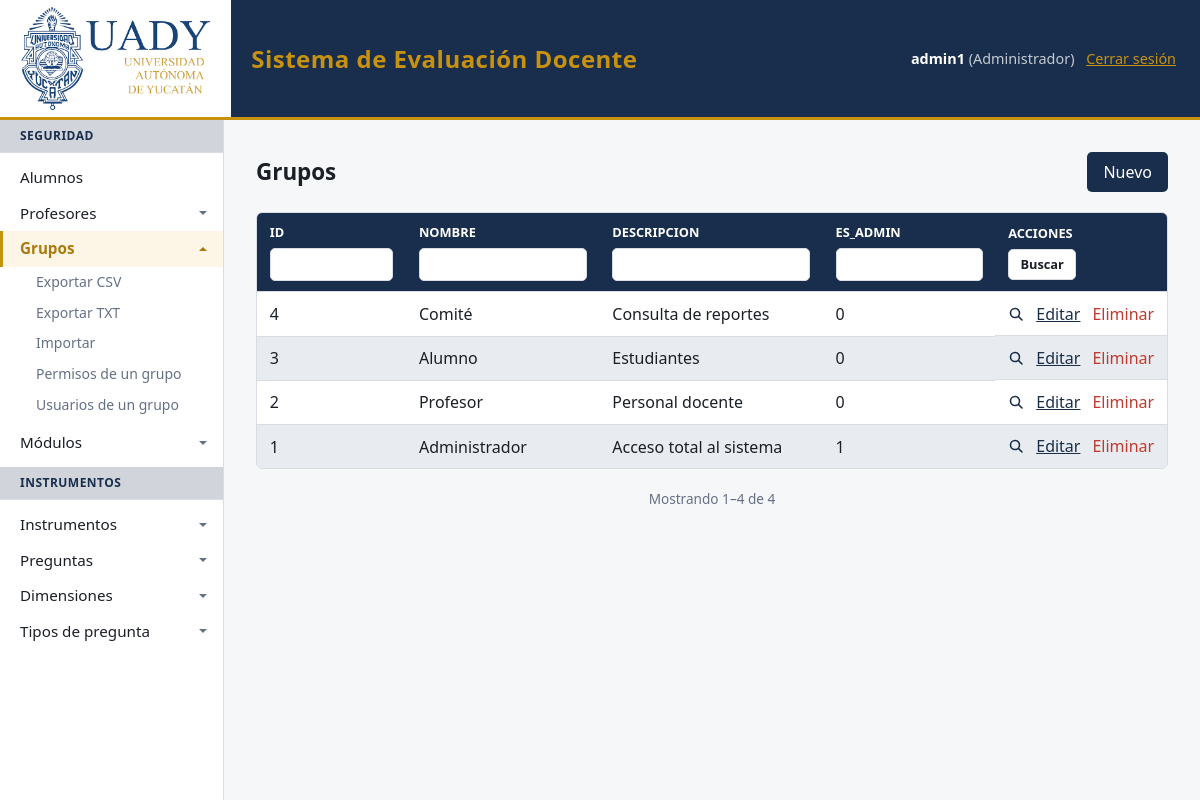
The page /index.php?m=grupo/admin (signed in) on the database its author committed.
### tables this page shows
CREATE TABLE IF NOT EXISTS modulos (
    id INT AUTO_INCREMENT PRIMARY KEY,
    nombre VARCHAR(80) NOT NULL,
    descripcion VARCHAR(255) NULL,
    url VARCHAR(120) NOT NULL UNIQUE,
    categoria VARCHAR(40) NOT NULL,
    orden INT NOT NULL DEFAULT 0,
    creado_en TIMESTAMP DEFAULT CURRENT_TIMESTAMP,
    creado_por VARCHAR(50) NULL DEFAULT NULL,
    editado_en TIMESTAMP NULL DEFAULT NULL ON UPDATE CURRENT_TIMESTAMP,
    editado_por VARCHAR(50) NULL DEFAULT NULL,
    FOREIGN KEY (categoria) REFERENCES categorias(nombre)
        ON UPDATE CASCADE ON DELETE RESTRICT
);

CREATE TABLE IF NOT EXISTS grupos (
    id INT AUTO_INCREMENT PRIMARY KEY,
    nombre VARCHAR(80) NOT NULL UNIQUE,
    descripcion VARCHAR(255) NULL,
    es_admin TINYINT(1) NOT NULL DEFAULT 0,
    creado_en TIMESTAMP DEFAULT CURRENT_TIMESTAMP,
    creado_por VARCHAR(50) NULL DEFAULT NULL,
    editado_en TIMESTAMP NULL DEFAULT NULL ON UPDATE CURRENT_TIMESTAMP,
    editado_por VARCHAR(50) NULL DEFAULT NULL
);

### src/components/_render.php (called while the page is built, shortened)
<?php
function componente(string $__nombre, array $__props = []): void
{
    extract($__props, EXTR_SKIP);
    require __DIR__ . '/' . $__nombre . '.php';
}

### src/crud.php (called while the page is built, shortened)
<?php
require_once __DIR__ . '/config/database.php';
function tablas(): array
{
    static $tablas = null;
    return $tablas ??= require __DIR__ . '/tables.php';
}
function tablaConfig(string $tabla): array
{
    $tablas = tablas();
    return $tablas[$tabla];
}
function ident(string $nombre): string
{
    return "`{$nombre}`";
}
function filtrosDesde(array $cfg, array $entrada): array
{
    $filtros = [];
    foreach ($cfg['listar'] as $col) {
        $valor = trim((string) ($entrada[$col] ?? ''));
    }
    return $filtros;
}
function columnasOcultas(array $cfg): array
{
    $ocultas = $cfg['ocultar'] ?? [];
    return array_values(array_unique($ocultas));
}
function columnasDetalle(PDO $pdo, string $tabla, array $cfg): array
{
    static $cache = [];
    if (isset($cache[$tabla])) {
        return $cache[$tabla];
    }
    $columnas = $pdo->query('SHOW COLUMNS FROM ' . ident($tabla))->fetchAll(PDO::FETCH_COLUMN);
    return $cache[$tabla] = array_values(array_diff($columnas, columnasOcultas($cfg)));
}
function clausulaWhere(array $filtros): array
{
    if ($filtros === []) {
        return ['sql' => '', 'valores' => []];
    }
    $condiciones = [];
    $valores     = [];
    return [
        'sql'     => ' WHERE ' . implode(' AND ', $condiciones),
        'valores' => $valores,
    ];
}
function listar(PDO $pdo, string $tabla, array $filtros = [], int $pagina = 1): array
{
    $cfg = tablaConfig($tabla);
    $cols  = implode(', ', array_map('ident', columnasDetalle($pdo, $tabla, $cfg)));
    $where = clausulaWhere(filtrosDesde($cfg, $filtros));
    $porPagina = max(1, (int) ($cfg['por_pagina'] ?? FILAS_POR_PAGINA));
    $stmt = $pdo->prepare('SELECT COUNT(*) FROM ' . ident($tabla) . $where['sql']);
    $stmt->execute($where['valores']);
    $total   = (int) $stmt->fetchColumn();
    $paginas = max(1, (int) ceil($total / $porPagina));
    $pagina  = max(1, min($pagina, $paginas));
    $offset  = ($pagina - 1) * $porPagina;
    $stmt = $pdo->prepare(
        'SELECT ' . $cols . ' FROM ' . ident($tabla) . $where['sql']
        . ' ORDER BY id DESC LIMIT ? OFFSET ?'
    );
    $posicion = 1;
    $stmt->bindValue($posicion++, $porPagina, PDO::PARAM_INT);
    $stmt->bindValue($posicion, $offset, PDO::PARAM_INT);
    $stmt->execute();
    return [
        'filas'     => $stmt->fetchAll(),
        'pagina'    => $pagina,
        'paginas'   => $paginas,
        'total'     => $total,
        'porPagina' => $porPagina,
    ];
}
function resuelveOpciones(PDO $pdo, array $cfg): array
{
    foreach ($cfg['campos'] as $col => $campo) {
        if (!isset($campo['opciones_de'])) {
            continue;
        }
        $origen = $campo['opciones_de'];
        $filas  = opcionesDe($pdo, $origen);
        $guarda = $origen['guarda'] ?? $origen['muestra'];
        $cfg['campos'][$col]['opciones']  = array_map('strval', array_column($filas, $guarda));
        $cfg['campos'][$col]['etiquetas'] = array_column($filas, $origen['muestra'], $guarda);
    }
    return $cfg;
}
function e(mixed $valor): string
{
    return htmlspecialchars((string) $valor, ENT_QUOTES, 'UTF-8');
}

### src/helpers/modulos.php (called while the page is built, shortened)
<?php
require_once __DIR__ . '/../config/database.php';
function modulos(): array
{
    static $modulos = null;
    return $modulos ??= require __DIR__ . '/../modules.php';
}
function moduloConfig(string $url): array
{
    $modulos = modulos();
    return $modulos[$url];
}
function accesoActual(): array
{
    static $acceso = null;
    if ($acceso !== null) {
        return $acceso;
    }
    $usuarioId = (int) ($_SESSION['usuario']['id'] ?? 0);
    $pdo = getDbConnection();
    $stmt = $pdo->prepare(
        'SELECT MAX(g.es_admin) FROM usuario_grupo ug
         JOIN grupos g ON g.id = ug.grupo_id
         WHERE ug.usuario_id = ?'
    );
    $stmt->execute([$usuarioId]);
    $admin = (int) $stmt->fetchColumn() === 1;
    $stmt = $pdo->prepare(
        'SELECT DISTINCT m.url FROM usuario_grupo ug
         JOIN grupo_modulo gm ON gm.grupo_id = ug.grupo_id
         JOIN modulos m ON m.id = gm.modulo_id
         WHERE ug.usuario_id = ?'
    );
    $stmt->execute([$usuarioId]);
    return $acceso = [
        'admin' => $admin,
        'urls'  => $stmt->fetchAll(PDO::FETCH_COLUMN),
    ];
}
function puede(string $url): bool
{
    $acceso = accesoActual();
    return $acceso['admin'] || in_array($url, $acceso['urls'], true);
}
function accionesDeModulo(string $url): array
{
    $acciones = [];
    foreach (modulos()[$url]['acciones'] ?? [] as $accion) {
        $destino = $accion['modulo'] ?? $url;
        $acciones[] = [
            'etiqueta' => (string) $accion['etiqueta'],
            'href'     => urlModulo($destino, $accion['params'] ?? []),
        ];
    }
    return $acciones;
}
function menuActual(): array
{
    $registro = modulos();
    $menu     = [];
    $filas = getDbConnection()
        ->query('SELECT m.nombre, m.url, m.categoria FROM modulos m
                 JOIN categorias c ON c.nombre = m.categoria
                 ORDER BY c.orden, c.nombre, m.orden, m.nombre')
        ->fetchAll();
    foreach ($filas as $fila) {
        $url = (string) $fila['url'];
        if (!isset($registro[$url]) || !empty($registro[$url]['oculto']) || !puede($url)) {
            continue;
        }
        $menu[(string) $fila['categoria']][] = [
            'nombre'   => (string) $fila['nombre'],
            'url'      => $url,
            'acciones' => accionesDeModulo($url),
        ];
    }
    return $menu;
}
function urlModulo(string $url, array $params = []): string
{
    return '?' . str_replace('%2F', '/', http_build_query(['m' => $url] + $params));
}

### src/config/database.php (called while the page is built, shortened)
<?php
function getDbConnection(): PDO
{
    $host = getenv('DB_HOST') ?: 'localhost';
    $db   = getenv('DB_NAME') ?: 'evaluacion_docente';
    $user = getenv('DB_USER') ?: 'root';
    $pass = getenv('DB_PASS') ?: '';
    $port = getenv('DB_PORT') ?: '3306';
    $dsn = "mysql:host={$host};port={$port};dbname={$db};charset=utf8mb4";
    $options = [
        PDO::ATTR_ERRMODE            => PDO::ERRMODE_EXCEPTION,
        PDO::ATTR_DEFAULT_FETCH_MODE => PDO::FETCH_ASSOC,
        PDO::ATTR_EMULATE_PREPARES   => false,
    ];
    try {
        return new PDO($dsn, $user, $pass, $options);
    } catch (PDOException $e) {
        throw new RuntimeException('Error de conexión a la base de datos: ' . $e->getMessage());
    }
}

### src/helpers/auth_guard.php (called while the page is built, shortened)
<?php
require_once __DIR__ . '/modulos.php';
require_once __DIR__ . '/../components/_render.php';
function requerirModulo(string $url): void
{
    if (puede($url)) {
        return;
    }
    $grupos = gruposActuales();
    $grupos = $grupos === [] ? 'ningún grupo' : implode(', ', $grupos);
    $grupos = htmlspecialchars($grupos, ENT_QUOTES, 'UTF-8');
    $css = htmlspecialchars(assetVer('assets/css/style.css'), ENT_QUOTES, 'UTF-8');
    $logo = htmlspecialchars(assetVer('assets/img/logo-uady.png'), ENT_QUOTES, 'UTF-8');
    exit(<<<HTML
        <!DOCTYPE html>
        <html lang="es">
        <head>
            <meta charset="UTF-8">
            <meta name="viewport" content="width=device-width, initial-scale=1.0">
            <title>Sin permiso — evaluacion_docente</title>
            <link rel="stylesheet" href="{$css}">
        </head>
        <body>
        <header class="barra">
            <img class="barra-logo" src="{$logo}" alt="Universidad Autónoma de Yucatán">
            <span class="barra-titulo">Sistema de Evaluación Docente</span>
        </header>
        <main class="aviso">
            <h1>No tienes permiso para ver esta página</h1>
            <p>Tu sesión pertenece a: <strong>{$grupos}</strong>.</p>
            <p><a class="boton" href="?">Ir al inicio</a></p>
            <p><a href="logout.php">Cerrar sesión y entrar con otra cuenta</a></p>
        </main>
        </body>
        </html>
        HTML);
}

### src/components/tabla.php (shortened to what this page needs)
<?php
$filas = $listado['filas'];
?>
<div class="encabezado">
    <h1><?= e($cfg['etiqueta']) ?></h1>
    <a class="boton" href="<?= e(urlModulo($m, ['accion' => 'nuevo', 'f' => $filtros])) ?>">Nuevo</a>
</div>
<?php if ($filas === [] && $filtros === []): ?>
    <p class="vacio">Todavía no hay registros.</p>
<?php else: ?>
    <div class="tabla-scroll">
        <table>
            <thead>
            <tr>
                <?php foreach ($cfg['listar'] as $col): ?>
                    <th>
                        <?= e($col) ?>
                        <input type="search"
                               form="busqueda"
                               name="f[<?= e($col) ?>]"
                               value="<?= e($filtros[$col] ?? '') ?>"
                               aria-label="Filtrar por <?= e($col) ?>">
                    </th>
                <?php endforeach; ?>
                <th>
                    Acciones
                    <span class="busqueda-acciones">
                        <button type="submit" form="busqueda">Buscar</button>
                    </span>
                </th>
            </tr>
            </thead>
            <tbody>
            <?php foreach ($filas as $fila): ?>
                <tr>
                    <?php foreach ($cfg['listar'] as $col): ?>
                        <td><?= e(($cfg['campos'][$col]['tipo'] ?? '') === 'html' ? textoPlano((string) $fila[$col]) : ($fila[$col] ?? '')) ?></td>
                    <?php endforeach; ?>
                    <td class="acciones">
                        <a class="lupa" href="#detalle-<?= (int) $fila['id'] ?>" aria-label="Ver detalle del registro <?= (int) $fila['id'] ?>">
                            <svg viewBox="0 0 16 16" width="16" height="16" aria-hidden="true" focusable="false">
                                <circle cx="7" cy="7" r="4.5" fill="none" stroke="currentColor" stroke-width="1.6"/>
                                <line x1="10.6" y1="10.6" x2="14" y2="14" stroke="currentColor" stroke-width="1.6" stroke-linecap="round"/>
                            </svg>
                        </a>
                        <a href="<?= e(urlModulo($m, ['accion' => 'editar', 'id' => $fila['id'], 'f' => $filtros])) ?>">Editar</a>
                        <form method="post"
                              action="<?= e(urlModulo($m, ['accion' => 'eliminar', 'id' => $fila['id'], 'f' => $filtros])) ?>"
                              onsubmit="return confirm('¿Eliminar este registro?')">
                            <button type="submit" class="peligro">Eliminar</button>
                        </form>
                    </td>
                </tr>
            <?php endforeach; ?>
            </tbody>
        </table>
    </div>
<?php endif; ?>

### src/components/menu.php (shortened to what this page needs)
<aside class="lateral" id="lateral">
    <?php foreach ($menu as $categoria => $modulosCategoria): ?>
        <h2><?= e($categoria) ?></h2>
        <nav>
            <?php foreach ($modulosCategoria as $modulo): ?>
                <?php
                $esActivo = $modulo['url'] === $activo;
                $clase    = $esActivo ? 'activo' : '';
                $enlace   = e(urlModulo($modulo['url']));
                ?>
                <?php if ($modulo['acciones'] === []): ?>
                    <a href="<?= $enlace ?>" class="<?= $clase ?>"><?= e($modulo['nombre']) ?></a>
                <?php else: ?>
                    <details class="lateral-modulo"<?= $esActivo ? ' open' : '' ?>>
                        <summary class="<?= $clase ?>">
                            <a href="<?= $enlace ?>" class="<?= $clase ?>"><?= e($modulo['nombre']) ?></a>
                        </summary>
                        <div class="lateral-acciones">
                            <?php foreach ($modulo['acciones'] as $accion): ?>
                                <a href="<?= e($accion['href']) ?>"><?= e($accion['etiqueta']) ?></a>
                            <?php endforeach; ?>
                        </div>
                    </details>
                <?php endif; ?>
            <?php endforeach; ?>
        </nav>
    <?php endforeach; ?>
</aside>

### rows shown on the page
modulos: nombre "Alumnos"
modulos: nombre "Profesores"
modulos: nombre "Grupos", etiqueta "Exportar CSV", etiqueta "Exportar TXT", etiqueta "Importar", etiqueta "Permisos de un grupo", etiqueta "Usuarios de un grupo"
modulos: nombre "Módulos"
modulos: nombre "Instrumentos"
modulos: nombre "Preguntas"
modulos: nombre "Dimensiones"
modulos: nombre "Tipos de pregunta"
grupos: id "4", nombre "Comité", descripcion "Consulta de reportes", es_admin "0"
grupos: id "3", nombre "Alumno", descripcion "Estudiantes", es_admin "0"
grupos: id "2", nombre "Profesor", descripcion "Personal docente", es_admin "0"
grupos: id "1", nombre "Administrador", descripcion "Acceso total al sistema", es_admin "1"

### other values the page prints
$_SESSION['usuario']['usuario'] "admin1"
implode(', ', $grupos) "Administrador"
$categoria "SEGURIDAD"
$categoria "INSTRUMENTOS"
$cfg['etiqueta'] "Grupos"
$col "ID"
$col "NOMBRE"
$col "DESCRIPCION"
$col "ES_ADMIN"
$primero "1"
$ultimo "4"
$listado['total'] "4"
